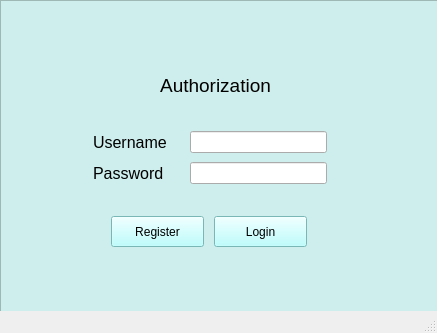
<?xml version="1.0" encoding="UTF-8"?>
<ui version="4.0">
 <class>LoginWindow</class>
 <widget class="QMainWindow" name="LoginWindow">
  <property name="geometry">
   <rect>
    <x>0</x>
    <y>0</y>
    <width>437</width>
    <height>333</height>
   </rect>
  </property>
  <property name="windowTitle">
   <string>Login</string>
  </property>
  <property name="windowIcon">
   <iconset>
    <normaloff>formula-1.png</normaloff>formula-1.png</iconset>
  </property>
  <widget class="QWidget" name="centralwidget">
   <widget class="QLabel" name="label">
    <property name="geometry">
     <rect>
      <x>93</x>
      <y>131</y>
      <width>90</width>
      <height>24</height>
     </rect>
    </property>
    <property name="styleSheet">
     <string notr="true">QLabel{backgroung: rgb(255, 255, 127)}</string>
    </property>
    <property name="text">
     <string>&lt;html&gt;&lt;head/&gt;&lt;body&gt;&lt;p&gt;&lt;span style=&quot; font-size:12pt;&quot;&gt;Username&lt;/span&gt;&lt;/p&gt;&lt;/body&gt;&lt;/html&gt;</string>
    </property>
   </widget>
   <widget class="QLabel" name="label_2">
    <property name="geometry">
     <rect>
      <x>93</x>
      <y>162</y>
      <width>84</width>
      <height>24</height>
     </rect>
    </property>
    <property name="styleSheet">
     <string notr="true">QLabel{backgroung: rgb(255, 255, 127)}</string>
    </property>
    <property name="text">
     <string>&lt;html&gt;&lt;head/&gt;&lt;body&gt;&lt;p&gt;&lt;span style=&quot; font-size:12pt;&quot;&gt;Password&lt;/span&gt;&lt;/p&gt;&lt;/body&gt;&lt;/html&gt;</string>
    </property>
   </widget>
   <widget class="QLabel" name="label_3">
    <property name="geometry">
     <rect>
      <x>130</x>
      <y>70</y>
      <width>171</width>
      <height>31</height>
     </rect>
    </property>
    <property name="styleSheet">
     <string notr="true">
QLabel{font: 10pt &quot;MS Shell Dlg 2&quot;;}
</string>
    </property>
    <property name="text">
     <string>&lt;html&gt;&lt;head/&gt;&lt;body&gt;&lt;p align=&quot;center&quot;&gt;&lt;span style=&quot; font-size:14pt;&quot;&gt;Authorization&lt;/span&gt;&lt;/p&gt;&lt;/body&gt;&lt;/html&gt;</string>
    </property>
   </widget>
   <widget class="QListWidget" name="listWidget">
    <property name="geometry">
     <rect>
      <x>0</x>
      <y>0</y>
      <width>441</width>
      <height>321</height>
     </rect>
    </property>
    <property name="styleSheet">
     <string notr="true">QListWidget{background:rgb(205, 238, 236)}</string>
    </property>
   </widget>
   <widget class="QLineEdit" name="lineEditUsername">
    <property name="geometry">
     <rect>
      <x>190</x>
      <y>131</y>
      <width>137</width>
      <height>22</height>
     </rect>
    </property>
   </widget>
   <widget class="QLineEdit" name="lineEditPassword">
    <property name="geometry">
     <rect>
      <x>190</x>
      <y>162</y>
      <width>137</width>
      <height>22</height>
     </rect>
    </property>
   </widget>
   <widget class="QPushButton" name="pushButtonRegister">
    <property name="geometry">
     <rect>
      <x>111</x>
      <y>216</y>
      <width>93</width>
      <height>31</height>
     </rect>
    </property>
    <property name="styleSheet">
     <string notr="true">QPushButton{background:rgb(170, 255, 255)}</string>
    </property>
    <property name="text">
     <string>Register</string>
    </property>
   </widget>
   <widget class="QPushButton" name="pushButtonLogin">
    <property name="geometry">
     <rect>
      <x>214</x>
      <y>216</y>
      <width>93</width>
      <height>31</height>
     </rect>
    </property>
    <property name="styleSheet">
     <string notr="true">QPushButton{background:rgb(170, 255, 255)}</string>
    </property>
    <property name="text">
     <string>Login</string>
    </property>
   </widget>
   <zorder>listWidget</zorder>
   <zorder>label</zorder>
   <zorder>label_2</zorder>
   <zorder>label_3</zorder>
   <zorder>lineEditUsername</zorder>
   <zorder>lineEditPassword</zorder>
   <zorder>pushButtonRegister</zorder>
   <zorder>pushButtonLogin</zorder>
  </widget>
  <widget class="QStatusBar" name="statusbar"/>
 </widget>
 <resources/>
 <connections/>
</ui>
